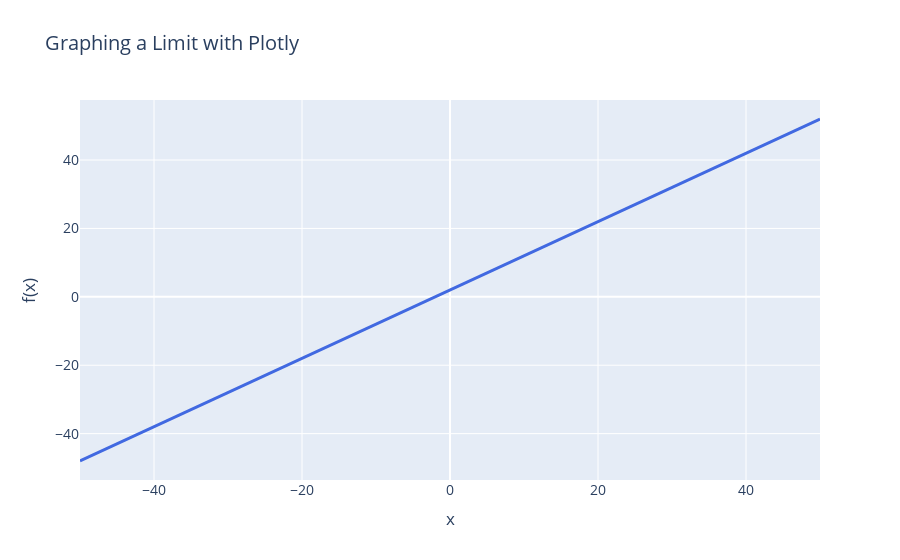

The notebook cell this image was saved under:
### Code cell
# Graphing the function
graph_function(
    x_values,
    y_values,
    # discontinuity_points=[2],
    # discontinuity_values=[4],
    # discontinuity_name="Undefined point at x=2",
    # limit_x=2,
    # limit_y=4,
    # function_label=r'$f(x) = \frac{x^2-4}{x-2}$',
    title='Graphing a Limit with Plotly',
    xaxis_title='x',
    yaxis_title='f(x)',
    show_limit_lines=True,
    # xaxis_range=[0, 4]
)

### Figure 1 — Plotly figure (JSON) as saved in the notebook; plotly's stock layout.template omitted (floating-point values rounded to 4 significant figures; data arrays with more than 128 entries replaced by an {"elided": "..."} marker saying what was removed)
{"data": [{"line": {"color": "royalblue", "width": 3}, "mode": "lines", "name": "Function", "type": "scatter", "x": {"elided": "200 float values"}, "y": {"elided": "200 float values"}}], "layout": {"font": {"size": 14}, "legend": {"x": 0.02, "y": 0.98}, "title": {"text": "Graphing a Limit with Plotly"}, "xaxis": {"title": {"text": "x"}}, "yaxis": {"title": {"text": "f(x)"}}}}
